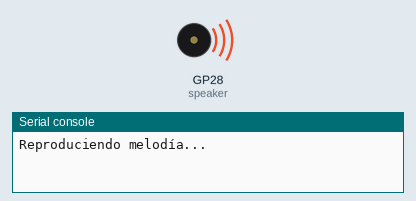
Bench run of a program on a simulated Raspberry Pi Pico running MicroPython. Parts: buzzer (waves = sounding), the last lines printed to the serial console. At 2.1 s the program stops and its outputs stay as they are.

Above: at 1.6 s.
At 2.1 s:
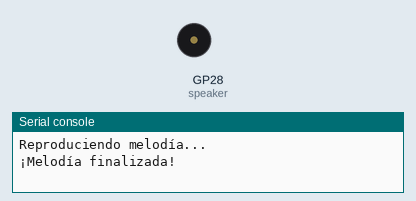
Timing chart, 0 to 3.6 s (numbered marks = the images above):
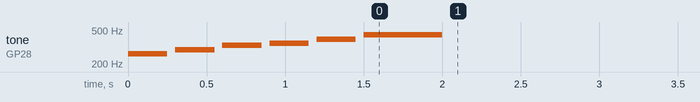

Measured:
- by itself, tone on GP28 (speaker): plays 262 Hz for 0.25 s, 294 Hz for 0.25 s, 330 Hz for 0.25 s, 349 Hz for 0.25 s, 392 Hz for 0.25 s, 440 Hz for 0.50 s

The program:

melodia_base.py
```python
#buzzer pasivo sonando melodia de prueba
#Carlos Lorente Jiménez (con asistencia de Gemini IA)
from picozero import Speaker
from time import sleep

# Zumbador pasivo conectado a GP28
speaker = Speaker(28)

# Definimos una melodía de 6 notas utilizando una lista melodia = []
# cada elemento de la lista es una tupla: ('nota', duracion)
# nota (en notación anglosajona y con comillas simple) y duracion (en segundos)
melodia = [
    ('c4', 0.25),  # Do
    ('d4', 0.25),  # Re
    ('e4', 0.25),  # Mi
    ('f4', 0.25),  # Fa
    ('g4', 0.25),  # Sol
    ('a4', 0.5)    # La (nota final más larga)
]
#se indica en la pantalla de Thonny (consola) que se empieza a reproducir la melodía
print("Reproduciendo melodía...")

# Bucle que extrae el valor de cada tupla de la lista melodia []
# se reproduce nota según duración desde la primera tupla hasta llegar al final
for nota, duracion in melodia:

    speaker.play(nota, duracion)
    sleep(0.05) # Breve silencio opcional para separar las notas

#se indica en la pantalla de Thonny (consola) que se ha temrinado la melodía y el programa
print("¡Melodía finalizada!")
```
